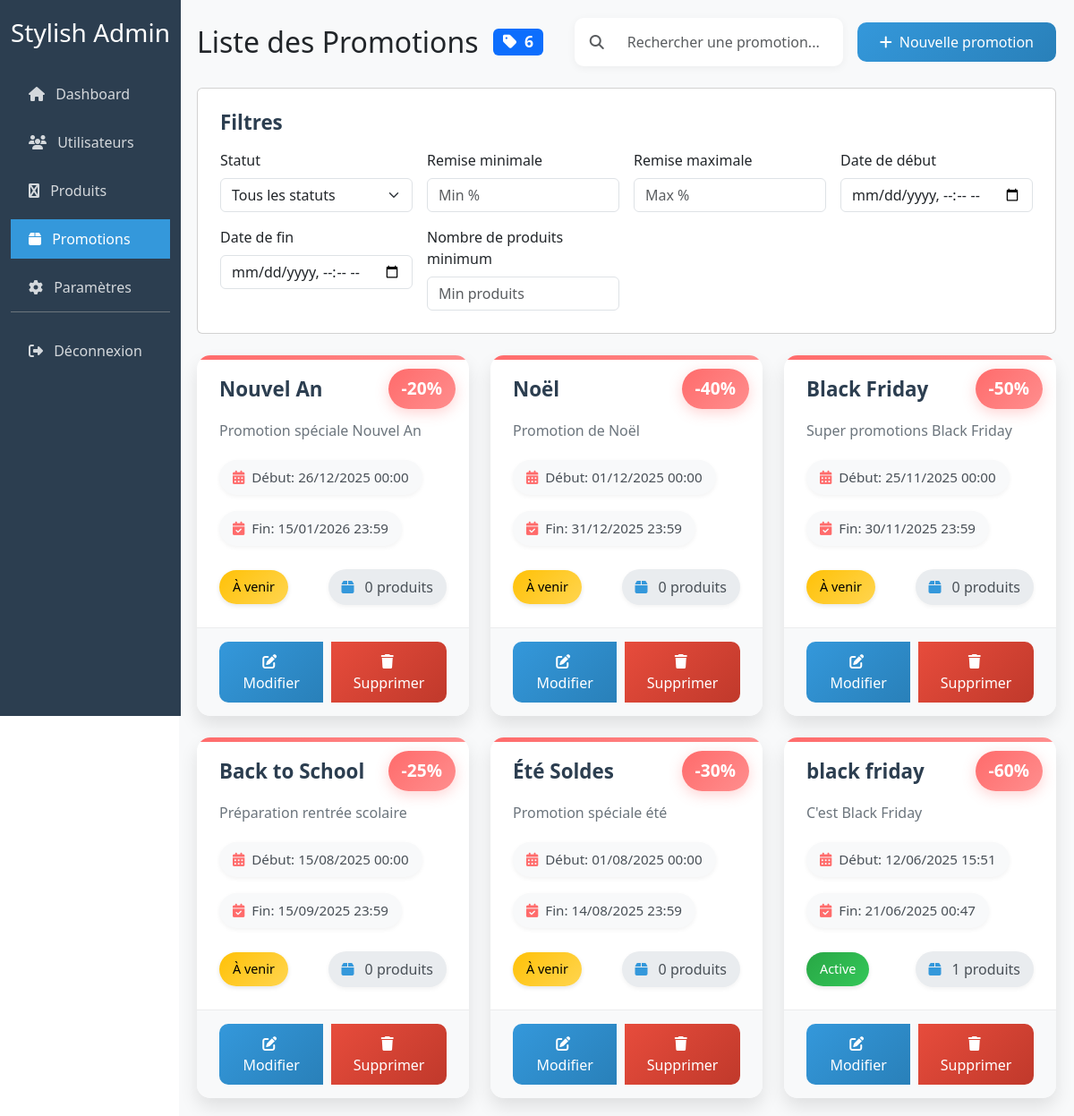
Screenshot of /BO/promotion.php (signed in) with the database file from the repository.
### tables this page shows
CREATE TABLE `promotion` (
  `id` int(3) NOT NULL,
  `nom` varchar(255) NOT NULL,
  `description` varchar(50) DEFAULT NULL,
  `date_debut` datetime NOT NULL,
  `date_fin` datetime NOT NULL,
  `discount` int(5) NOT NULL
);

### BO/promotion.php (the view, shortened to what this page needs)
<?php
$host = 'localhost';
$dbname = 'stylish';
$username = 'root';
$password = '';
try {
    $pdo = new PDO("mysql:host=$host;dbname=$dbname", $username, $password);
    $pdo->setAttribute(PDO::ATTR_ERRMODE, PDO::ERRMODE_EXCEPTION);
    $pdo->exec("SET NAMES utf8");
} catch(PDOException $e) {
    die("Erreur de connexion : " . $e->getMessage());
}
try {
    $stmt = $pdo->query("SELECT p.*, COUNT(pr.id) as nombre_produits
                         FROM promotion p
                         LEFT JOIN produit pr ON p.id = pr.id_promotion
                         GROUP BY p.id
                         ORDER BY p.date_debut DESC");
    $promotions = $stmt->fetchAll(PDO::FETCH_ASSOC);
} catch(PDOException $e) {
    die("Erreur de récupération des promotions : " . $e->getMessage());
}
?>
<!DOCTYPE html>
<html lang="fr">
<head>
    <link href="https://cdn.jsdelivr.net/npm/bootstrap@5.3.0/dist/css/bootstrap.min.css" rel="stylesheet">
    <link rel="stylesheet" href="https://cdnjs.cloudflare.com/ajax/libs/font-awesome/6.4.0/css/all.min.css">
</head>
<body>
    <div class="container-fluid">
        <div class="row">
            <div class="col-md-3 col-lg-2 sidebar">
                <h3 class="text-center mb-4">Stylish Admin</h3>
                <nav class="nav flex-column">
                    <a class="nav-link" href="dashboard.php"><i class="fas fa-home me-2"></i> Dashboard</a>
                    <a class="nav-link" href="dashboard.php"><i class="fas fa-users me-2"></i> Utilisateurs</a>
                    <a class="nav-link" href="products.php"><i class="fas fa-product-hunt me-2"></i> Produits</a>
                    <a class="nav-link active" href="promotion.php"><i class="fas fa-box me-2"></i> Promotions</a>
                    <a class="nav-link" href="#"><i class="fas fa-cog me-2"></i> Paramètres</a>
                    <div class="mt-auto pt-3 border-top border-secondary">
                        <a class="nav-link" href="logout.php"><i class="fas fa-sign-out-alt me-2"></i> Déconnexion</a>
                    </div>
                </nav>
            </div>
            <div class="col-md-9 col-lg-10 main-content">
                <div class="d-flex justify-content-between align-items-center mb-4">
                    <div class="d-flex align-items-center">
                        <h2 class="mb-0">Liste des Promotions</h2>
                        <div class="ms-3 badge bg-primary" style="font-size: 1.1em;">
                            <i class="fas fa-tag me-1"></i>
                            <span id="promotion-count"><?php echo count($promotions); ?></span>
                        </div>
                    </div>
                    <div class="d-flex align-items-center">
                        <div class="input-group search-container me-3" style="width: 300px;">
                            <span class="input-group-text bg-white">
                                <i class="fas fa-search text-muted"></i>
                            </span>
                            <input type="text" id="searchPromotion" class="form-control" placeholder="Rechercher une promotion...">
                        </div>
                        <button class="btn btn-primary add-promotion-btn" data-bs-toggle="modal" data-bs-target="#addPromotionModal">
                            <i class="fas fa-plus me-2"></i>Nouvelle promotion
                        </button>
                    </div>
                </div>
                <div class="card mb-4">
                    <div class="card-body">
                        <h5 class="card-title mb-3">Filtres</h5>
                        <div class="row g-3">
                            <div class="col-md-3">
                                <label class="form-label">Statut</label>
                                <select class="form-select filter-select" name="status">
                                    <option value="">Tous les statuts</option>
                                </select>
                            </div>
                            <div class="col-md-3">
                                <label class="form-label">Remise minimale</label>
                                <input type="number" class="form-control filter-input" name="discount_min" min="0" max="100" placeholder="Min %">
                            </div>
                            <div class="col-md-3">
                                <label class="form-label">Remise maximale</label>
                                <input type="number" class="form-control filter-input" name="discount_max" min="0" max="100" placeholder="Max %">
                            </div>
                            <div class="col-md-3">
                                <label class="form-label">Date de début</label>
                                <input type="datetime-local" class="form-control filter-input" name="date_debut">
                            </div>
                            <div class="col-md-3">
                                <label class="form-label">Date de fin</label>
                                <input type="datetime-local" class="form-control filter-input" name="date_fin">
                            </div>
                            <div class="col-md-3">
                                <label class="form-label">Nombre de produits minimum</label>
                                <input type="number" class="form-control filter-input" name="products_min" min="0" placeholder="Min produits">
                            </div>
                        </div>
                    </div>
                </div>
                <div class="row row-cols-1 row-cols-md-2 row-cols-lg-3 g-4">
                    <?php if (empty($promotions)): ?>
                    <div class="col-12">
                        <div class="text-center py-5">
                            <i class="fas fa-percent fa-3x text-muted mb-3"></i>
                            <p class="text-muted">Aucune promotion trouvée</p>
                        </div>
                    </div>
                    <?php else: ?>
                    <?php foreach ($promotions as $promotion):
                        $tz_tunis = new DateTimeZone('Africa/Tunis');
                        $now = new DateTime('now', $tz_tunis);
                        $debut = new DateTime($promotion['date_debut'], $tz_tunis);
                        $fin = new DateTime($promotion['date_fin'], $tz_tunis);
                        if ($now < $debut) {
                            $status = 'upcoming';
                            $statusText = 'À venir';
                        } elseif ($now >= $debut && $now <= $fin) {
                            $status = 'active';
                            $statusText = 'Active';
                        } else {
                            $status = 'ended';
                            $statusText = 'Terminée';
                        }
                    ?>
                    <div class="col">
                        <div class="promotion-card"
                             data-date-debut="<?php echo $promotion['date_debut']; ?>"
                             data-date-fin="<?php echo $promotion['date_fin']; ?>"
                             data-status="<?php echo $status; ?>"
                             data-discount="<?php echo $promotion['discount']; ?>"
                             data-products="<?php echo $promotion['nombre_produits']; ?>">
                            <div class="discount-badge">-<?php echo $promotion['discount']; ?>%</div>
                            <div class="card-body">
                                <h5 class="card-title"><?php echo htmlspecialchars($promotion['nom']); ?></h5>
                                <p class="card-text"><?php echo htmlspecialchars($promotion['description']); ?></p>
                                <div class="d-flex flex-wrap gap-2 mb-3">
                                    <div class="date-badge">
                                        <i class="fas fa-calendar-alt me-1"></i>
                                        Début: <?php echo date('d/m/Y H:i', strtotime($promotion['date_debut'])); ?>
                                    </div>
                                    <div class="date-badge">
                                        <i class="fas fa-calendar-check me-1"></i>
                                        Fin: <?php echo date('d/m/Y H:i', strtotime($promotion['date_fin'])); ?>
                                    </div>
                                </div>
                                <div class="d-flex justify-content-between align-items-center">
                                    <span class="status-badge <?php echo 'status-' . $status; ?>" data-status="<?php echo $status; ?>">
                                        <?php echo $statusText; ?>
                                    </span>
                                    <span class="products-count" style="cursor: pointer;" onclick="showPromotionProducts(<?php echo $promotion['id']; ?>)">
                                        <i class="fas fa-box me-1"></i>
                                        <?php echo $promotion['nombre_produits']; ?> produits
                                    </span>
                                </div>
                            </div>
                            <div class="card-footer">
                                <div class="btn-group w-100">
                                    <button type="button" class="btn btn-primary" onclick="editPromotion(<?php echo $promotion['id']; ?>)">
                                        <i class="fas fa-edit me-1"></i> Modifier
                                    </button>
                                    <button type="button" class="btn btn-danger" onclick="deletePromotion(<?php echo $promotion['id']; ?>)">
                                        <i class="fas fa-trash me-1"></i> Supprimer
                                    </button>
                                </div>
                            </div>
                        </div>
                    </div>
                    <?php endforeach; ?>
                    <?php endif; ?>
                </div>
            </div>
        </div>
    </div>
</body>
</html>

### BO/promotion.php (style rules this page uses)
.sidebar { min-height: 100vh; background: #2c3e50; color: white; padding-top: 20px; position: fixed; width: inherit; max-width: inherit; overflow-y: auto; z-index: 1000; }
.sidebar .nav-link { color: rgba(255,255,255,.8); padding: 10px 20px; margin: 5px 0; }
.sidebar .nav-link.active { background: #3498db; color: white; }
.main-content { padding: 20px; background: #f8f9fa; margin-left: 16.666667%; }
.promotion-card { border: none; border-radius: 15px; box-shadow: 0 10px 20px rgba(0,0,0,0.1); transition: all 0.3s ease; background: white; overflow: hidden; position: relative; }
.promotion-card::before { content: ''; position: absolute; top: 0; left: 0; width: 100%; height: 5px; background: linear-gradient(90deg, #ff6b6b, #ff8e8e); }
.discount-badge { position: absolute; top: 15px; right: 15px; background: linear-gradient(135deg, #ff6b6b, #ff8e8e); color: white; padding: 8px 15px; border-radius: 25px; font-weight: bold; font-size: 1.2em; box-shadow: 0 4px 15px rgba(255,107,107,0.3); z-index: 1; }
.date-badge { background: #f8f9fa; color: #495057; padding: 8px 15px; border-radius: 20px; font-size: 0.95em; margin-bottom: 10px; display: inline-block; box-shadow: 0 2px 5px rgba(0,0,0,0.05); transition: all 0.3s ease; }
.date-badge i { color: #ff6b6b; }
.status-badge { padding: 8px 15px; border-radius: 20px; font-size: 0.9em; font-weight: 500; box-shadow: 0 2px 5px rgba(0,0,0,0.1); }
.status-active { background: linear-gradient(135deg, #28a745, #34c759); color: white; }
.status-upcoming { background: linear-gradient(135deg, #ffc107, #ffd54f); color: #000; }
.card-body { padding: 25px; }
.card-title { font-size: 1.4em; font-weight: 600; color: #2c3e50; margin-bottom: 20px; padding-right: 80px; }
.card-text { color: #6c757d; line-height: 1.6; margin-bottom: 20px; }
.products-count { background: #e9ecef; color: #495057; padding: 8px 15px; border-radius: 20px; font-weight: 500; display: inline-flex; align-items: center; gap: 8px; box-shadow: 0 2px 5px rgba(0,0,0,0.05); }
.products-count i { color: #3498db; }
.card-footer { background: #f8f9fa; border-top: 1px solid rgba(0,0,0,0.05); padding: 15px 25px; }
.btn-group { gap: 10px; }
.btn-group .btn { border-radius: 10px; padding: 10px 20px; font-weight: 500; transition: all 0.3s ease; }
.btn-group .btn-primary { background: linear-gradient(135deg, #3498db, #2980b9); border: none; }
.btn-group .btn-danger { background: linear-gradient(135deg, #e74c3c, #c0392b); border: none; }
.search-container { background: white; border-radius: 10px; box-shadow: 0 2px 10px rgba(0,0,0,0.05); padding: 5px; }
.search-container .input-group-text { border: none; background: transparent; }
.search-container .form-control { border: none; padding: 10px 15px; }
.add-promotion-btn { background: linear-gradient(135deg, #3498db, #2980b9); border: none; padding: 10px 25px; border-radius: 10px; font-weight: 500; transition: all 0.3s ease; }

### rows the page displays
promotion: discount "20", nom "Nouvel An", description "Promotion spéciale Nouvel An", date_debut "26/12/2025 00:00", date_fin "15/01/2026 23:59", date_debut "À venir", nombre_produits "0"
promotion: discount "40", nom "Noël", description "Promotion de Noël", date_debut "01/12/2025 00:00", date_fin "31/12/2025 23:59", date_debut "À venir", nombre_produits "0"
promotion: discount "50", nom "Black Friday", description "Super promotions Black Friday", date_debut "25/11/2025 00:00", date_fin "30/11/2025 23:59", date_debut "À venir", nombre_produits "0"
promotion: discount "25", nom "Back to School", description "Préparation rentrée scolaire", date_debut "15/08/2025 00:00", date_fin "15/09/2025 23:59", date_debut "À venir", nombre_produits "0"
promotion: discount "30", nom "Été Soldes", description "Promotion spéciale été", date_debut "01/08/2025 00:00", date_fin "14/08/2025 23:59", date_debut "À venir", nombre_produits "0"
promotion: discount "60", nom "black friday", description "C'est Black Friday", date_debut "12/06/2025 15:51", date_fin "21/06/2025 00:47", statusText "Active", nombre_produits "1"

### other values shown
count($promotions) "6"
